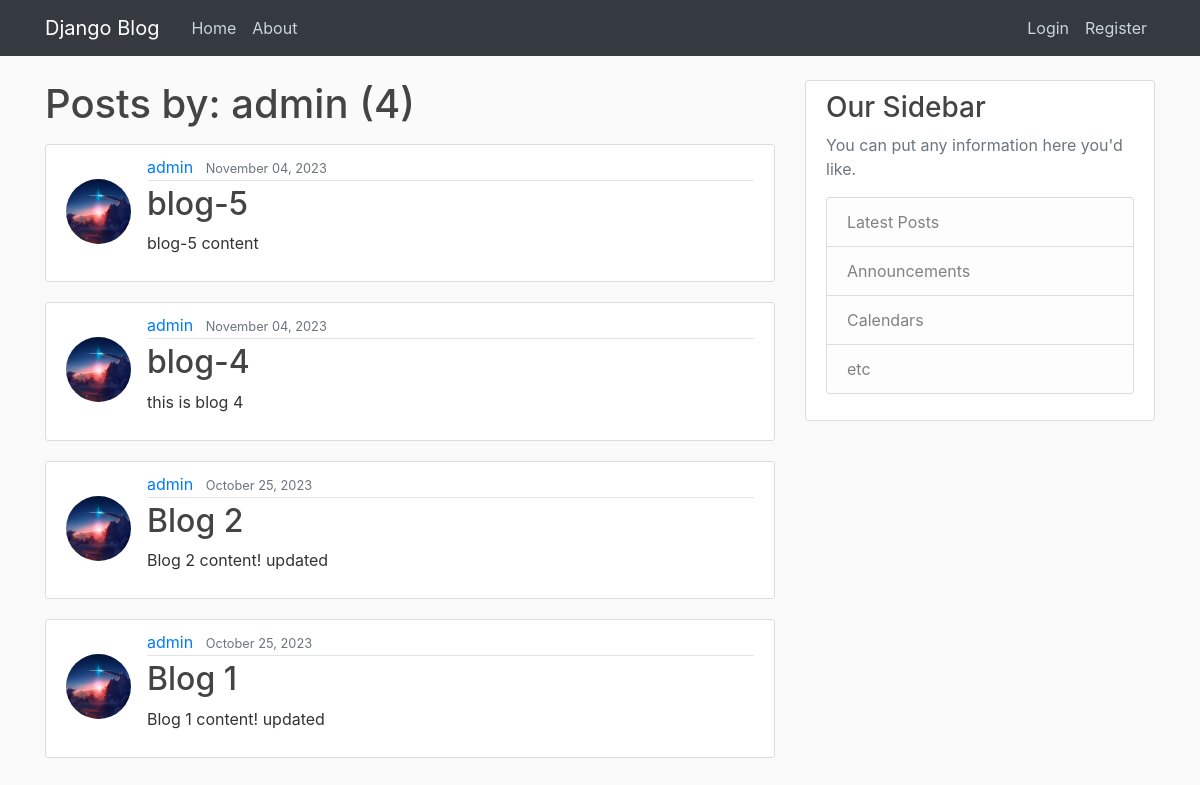
/user/admin, run on an earlier commit of the app's database.
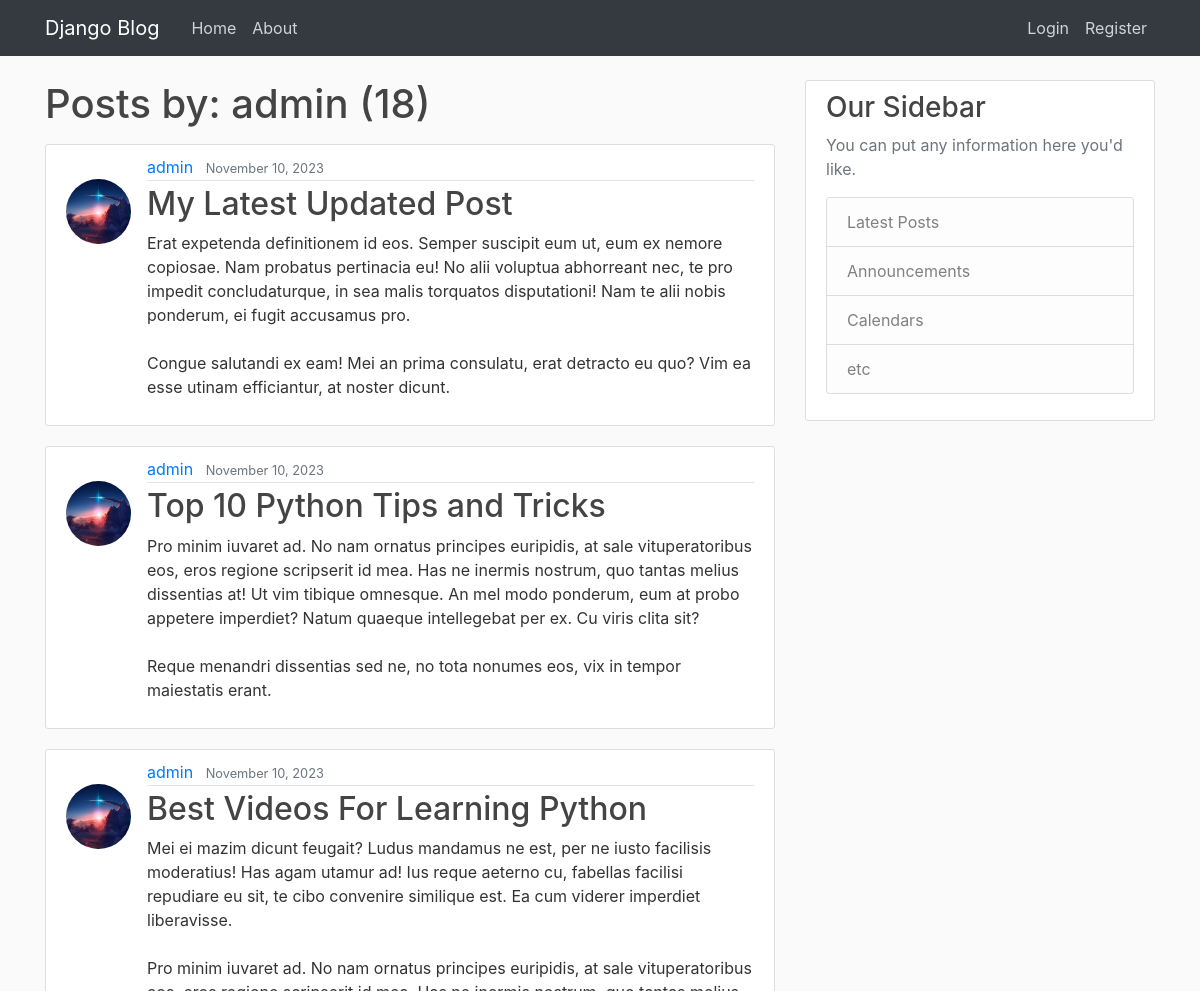
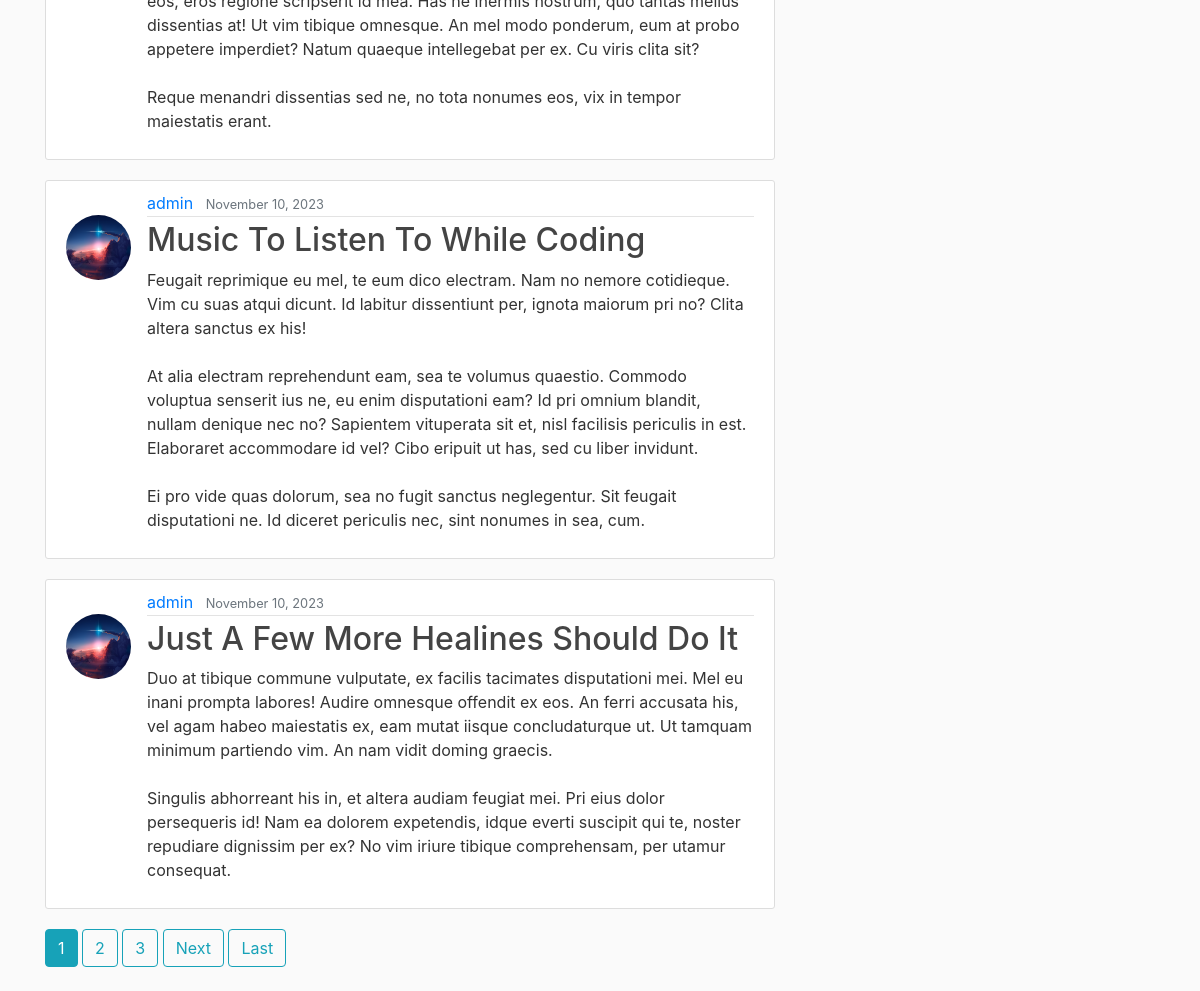
And on a later commit of the database (2 pictures, top to bottom).
### blog_app/models.py (models this page shows, shortened)
class Post(models.Model):
    title=models.CharField(max_length=100)
    content=models.TextField()
    date_posted=models.DateTimeField(default=timezone.now)
    author=models.ForeignKey(User, on_delete=models.CASCADE)

### users/models.py (models this page shows, shortened)
class Profile(models.Model):
    user=models.OneToOneField(User, on_delete=models.CASCADE)
    image=models.ImageField(default='default.jpg', upload_to='profile_pics')

### blog_app/views.py (the view)
# urls.py: path('user/<str:username>',UserPostListView.as_view(), name='user-posts'),
class UserPostListView(ListView):
    model= Post
    template_name= 'blog_app/user_posts.html'
    context_object_name= 'posts'
    paginate_by=5
    def get_queryset(self):
        user= get_object_or_404(User, username=self.kwargs.get('username'))
        return Post.objects.filter(author=user).order_by('-date_posted')

### blog_app/templates/blog_app/user_posts.html (shortened to what this page needs)
{% extends "base.html" %}
{% block content %}
    <h1 class='mb-3' >Posts by: {{view.kwargs.username}} ({{page_obj.paginator.count}})</h1>
    {% for post in posts %}
        <article class="media content-section">
            <img class='rounded-circle article-img mt-4' src="{{post.author.profile.image.url}}" alt="">
            <div class="media-body">
                <div class="article-metadata">
                    <a class="mr-2" href="{% url 'user-posts' post.author.username %}">{{ post.author }}</a>
                    <small class="text-muted">{{ post.date_posted | date:"F d, Y" }}</small>
                </div>
            <h2><a class="article-title" href="{% url 'post-detail' post.id %}">{{ post.title }}</a></h2>
            <p class="article-content">{{ post.content }}</p>
            </div>
        </article>
    {% endfor %}
    {% if is_paginated %}
        {% for num in page_obj.paginator.page_range %}
            {% if page_obj.number == num %}
                <a class='btn btn-info mb-4' href='?page={{num}}'>{{num}}</a>
            {% elif num > page_obj.number|add:'-3' and num < page_obj.number|add:'3' %}
                <a class='btn btn-outline-info mb-4' href='?page={{num}}'>{{num}}</a>
            {% endif %}
        {% endfor %}
        {% if page_obj.has_next %}
            <a class='btn btn-outline-info mb-4' href='?page={{page_obj.next_page_number}}'>Next</a>
            <a class='btn btn-outline-info mb-4' href="?page={{page_obj.paginator.num_pages}}">Last</a>
        {% endif %}
    {% endif %}
{% endblock content %}

What changed in the data, as far as the page shows it:
removed Post: author.profile.image (picture), author "admin", date_posted "November 04, 2023", title "blog-5", content "blog-5 content"
removed Post: author.profile.image (picture), author "admin", date_posted "November 04, 2023", title "blog-4", content "this is blog 4"
no longer on this page (row unchanged): Post: author.profile.image (picture), author "admin", date_posted "October 25, 2023", title "Blog 2", content "Blog 2 content! updated"
no longer on this page (row unchanged): Post: author.profile.image (picture), author "admin", date_posted "October 25, 2023", title "Blog 1", content "Blog 1 content! updated"
added Post: author.profile.image (picture), author "admin", date_posted "November 10, 2023", title "My Latest Updated Post", content "Erat expetenda definitionem id eos. Semper suscipit eum ut, eum ex nemore copiosae. Nam probatus pertinacia eu! No alii voluptua abhorreant nec, te pro impedit concludaturque, in sea malis torquatos disputationi! Nam te alii nobis ponderum, ei fugit accusamus pro. Congue salutandi ex eam! Mei an prima consulatu, erat detracto eu quo? Vim ea esse utinam efficiantur, at noster dicunt."
added Post: author.profile.image (picture), author "admin", date_posted "November 10, 2023", title "Top 10 Python Tips and Tricks", content "Pro minim iuvaret ad. No nam ornatus principes euripidis, at sale vituperatoribus eos, eros regione scripserit id mea. Has ne inermis nostrum, quo tantas melius dissentias at! Ut vim tibique omnesque. An mel modo ponderum, eum at probo appetere imperdiet? Natum quaeque intellegebat per ex. Cu viris clita sit? Reque menandri dissentias sed ne, no tota nonumes eos, vix in tempor maiestatis erant."
added Post: author.profile.image (picture), author "admin", date_posted "November 10, 2023", title "Best Videos For Learning Python", content "Mei ei mazim dicunt feugait? Ludus mandamus ne est, per ne iusto facilisis moderatius! Has agam utamur ad! Ius reque aeterno cu, fabellas facilisi repudiare eu sit, te cibo convenire similique est. Ea cum viderer imperdiet liberavisse. Pro minim iuvaret ad. No nam ornatus principes euripidis, at sale vituperatoribus eos, eros regione scripserit id mea. Has ne inermis nostrum, quo tantas melius dissentias at! Ut vim tibique omnesque. An mel modo ponderum, eum at probo appetere imperdiet? Natum quaeque intellegebat per ex. Cu viris clita sit? Reque menandri dissentias sed ne, no tota nonumes eos, vix in tempor maiestatis erant."
added Post: author.profile.image (picture), author "admin", date_posted "November 10, 2023", title "Music To Listen To While Coding", content "Feugait reprimique eu mel, te eum dico electram. Nam no nemore cotidieque. Vim cu suas atqui dicunt. Id labitur dissentiunt per, ignota maiorum pri no? Clita altera sanctus ex his! At alia electram reprehendunt eam, sea te volumus quaestio. Commodo voluptua senserit ius ne, eu enim disputationi eam? Id pri omnium blandit, nullam denique nec no? Sapientem vituperata sit et, nisl facilisis periculis in est. Elaboraret accommodare id vel? Cibo eripuit ut has, sed cu liber invidunt. Ei pro vide quas dolorum, sea no fugit sanctus neglegentur. Sit feugait disputationi ne. Id diceret periculis nec, sint nonumes in sea, cum."
added Post: author.profile.image (picture), author "admin", date_posted "November 10, 2023", title "Just A Few More Healines Should Do It", content "Duo at tibique commune vulputate, ex facilis tacimates disputationi mei. Mel eu inani prompta labores! Audire omnesque offendit ex eos. An ferri accusata his, vel agam habeo maiestatis ex, eam mutat iisque concludaturque ut. Ut tamquam minimum partiendo vim. An nam vidit doming graecis. Singulis abhorreant his in, et altera audiam feugiat mei. Pri eius dolor persequeris id! Nam ea dolorem expetendis, idque everti suscipit qui te, noster repudiare dignissim per ex? No vim iriure tibique comprehensam, per utamur consequat."
Also different on the page:
{{ page_obj.paginator.count }}: "4" → "18"
new list line: "1"
new list line: "2"
new list line: "3"
text now shown: "Next Last"
